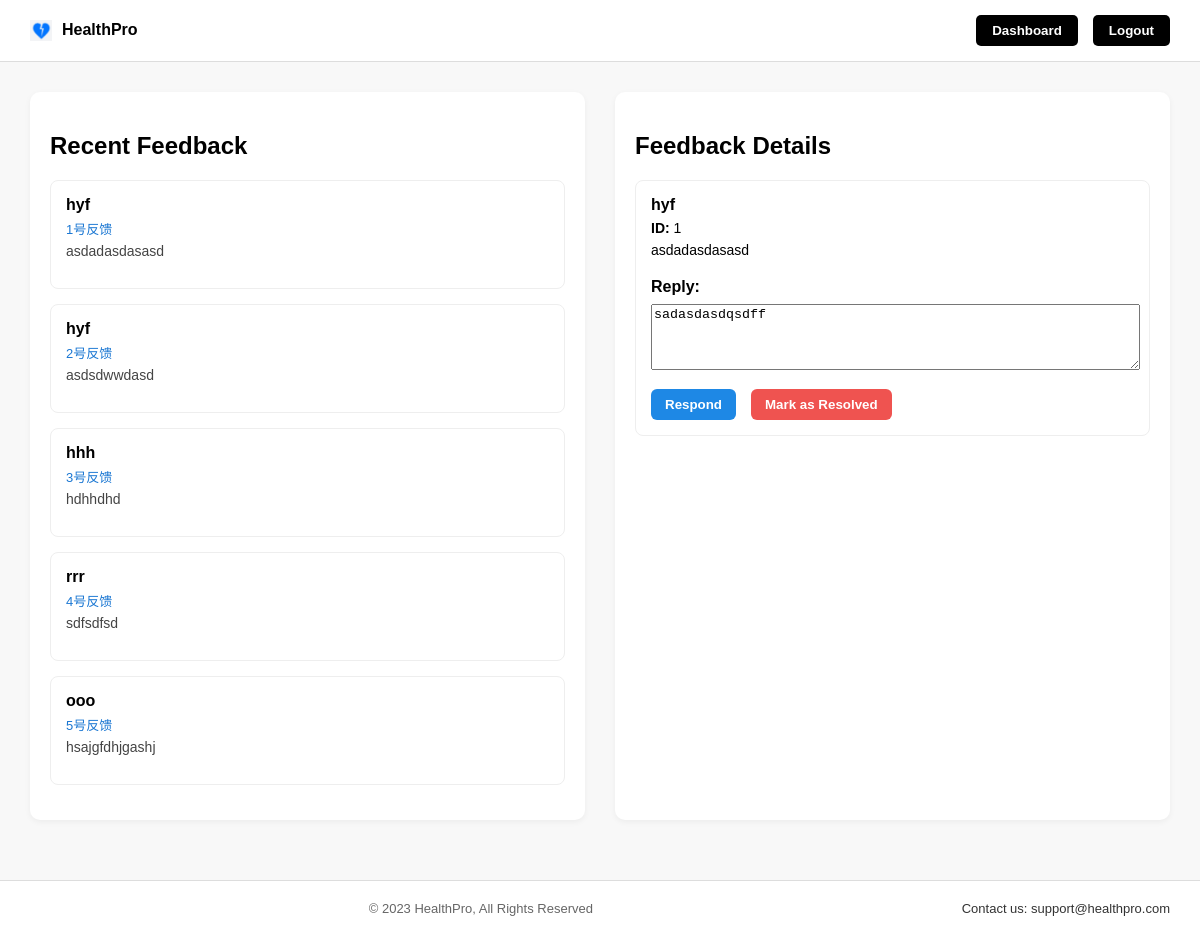
/admin/feedback (signed in), run on the app's committed database.
### diabetes_predictor/backend/app.py (models this page shows)
class Feedback(db.Model):
    id = db.Column(db.Integer, primary_key=True)
    user_id = db.Column(db.Integer)
    username = db.Column(db.String(80))
    message = db.Column(db.Text)
    reply = db.Column(db.Text)
    feedback_date = db.Column(db.DateTime)

### diabetes_predictor/backend/app.py (the view)
@app.route('/admin/feedback')
def admin_feedback():
    if not session.get('admin_logged_in'):
        return redirect(url_for('admin_login'))
    feedbacks = Feedback.query.all()
    return render_template('Feedback.html', feedbacks=feedbacks)

### diabetes_predictor/backend/templates/Feedback.html (shortened to what this page needs)
<!DOCTYPE html>
<html lang="en">
<head>
</head>
<body>
  <div class="navbar">
    <div class="logo">
      <img src="{{ url_for('static', filename='images/heart.png') }}" alt="logo">
      HealthPro
    </div>
    <div class="nav-right">
      <a href="{{ url_for('index') }}">
        <button>Dashboard</button>
      </a>
      <a href="{{ url_for('logout') }}">
        <button>Logout</button>
      </a>
    </div>
  </div>
  <div class="main">
    <div class="left">
      <h2>Recent Feedback</h2>
      {% for fb in feedbacks %}
      <div class="feedback-item" onclick="showDetails(this)"
           data-username="{{ fb.username }}"
           data-id="{{ fb.id }}"
           data-message="{{ fb.message | e }}"
           data-reply="{{ fb.reply | e if fb.reply else '' }}">
        <strong>{{ fb.username }}</strong>
        <small>{{ fb.id }}号反馈</small>
        <p>{{ fb.message[:100] }}{% if fb.message|length > 100 %}...{% endif %}</p>
      </div>
      {% else %}
      <p>暂无用户反馈。</p>
      {% endfor %}
    </div>
    <div class="right">
      <h2>Feedback Details</h2>
      {% if feedbacks %}
      <div class="detail-box">
        <strong id="detail-username">{{ feedbacks[0].username }}</strong>
        <p><strong>ID:</strong> <span id="detail-id">{{ feedbacks[0].id }}</span></p>
        <p id="detail-message">{{ feedbacks[0].message }}</p>
        <div style="margin-top: 20px;">
          <label><strong>Reply:</strong></label><br>
          <textarea id="reply-text" rows="4" style="width: 100%; margin-top: 8px;">{{ feedbacks[0].reply or '' }}</textarea>
        </div>
        <div class="buttons">
          <button class="respond-btn" onclick="sendReply()">Respond</button>
          <button class="resolve-btn" onclick="markAsResolved()">Mark as Resolved</button>
        </div>
      </div>
      {% else %}
      <p>暂无详细内容。</p>
      {% endif %}
    </div>
  </div>
  <footer>
    © 2023 HealthPro, All Rights Reserved
    <span>Contact us: support@healthpro.com</span>
  </footer>
</body>
</html>

### diabetes_predictor/backend/templates/Feedback.html (style rules this page uses)
body { margin: 0; font-family: Arial, sans-serif; background-color: #f8f8f8; }
.navbar { display: flex; justify-content: space-between; align-items: center; padding: 15px 30px; background-color: #ffffff; border-bottom: 1px solid #ddd; }
.logo { display: flex; align-items: center; gap: 10px; font-weight: bold; }
.logo img { width: 22px; }
.nav-right { display: flex; gap: 15px; }
.nav-right button { padding: 8px 16px; font-weight: bold; border: none; border-radius: 5px; background-color: black; color: white; cursor: pointer; }
.main { display: flex; padding: 30px; gap: 30px; }
.left, .right { background-color: #fff; padding: 20px; border-radius: 10px; flex: 1; box-shadow: 0 2px 6px rgba(0,0,0,0.05); }
.left h2, .right h2 { margin-bottom: 20px; }
.feedback-item { border: 1px solid #eee; padding: 15px; border-radius: 8px; margin-bottom: 15px; cursor: pointer; }
.feedback-item strong { display: block; font-size: 16px; margin-bottom: 5px; }
.feedback-item small { color: #1976d2; font-size: 13px; }
.feedback-item p { margin-top: 5px; font-size: 14px; color: #444; }
.right .detail-box { border: 1px solid #eee; padding: 15px; border-radius: 8px; }
.detail-box p { font-size: 14px; margin: 6px 0; }
.buttons { margin-top: 15px; display: flex; gap: 15px; }
.buttons button { padding: 8px 14px; border-radius: 6px; border: none; font-weight: bold; cursor: pointer; }
.respond-btn { background-color: #1e88e5; color: white; }
.resolve-btn { background-color: #ef5350; color: white; }
footer { margin-top: 30px; text-align: center; font-size: 13px; color: #666; padding: 20px 0; border-top: 1px solid #ddd; background-color: #fff; }
footer span { float: right; margin-right: 30px; color: #333; }

### data on the page
Feedback: username "hyf", id "1", message "asdadasdasasd", reply "sadasdasdqsdff"
Feedback: username "hyf", id "2", message "asdsdwwdasd"
Feedback: username "hhh", id "3", message "hdhhdhd"
Feedback: username "rrr", id "4", message "sdfsdfsd"
Feedback: username "ooo", id "5", message "hsajgfdhjgashj"
